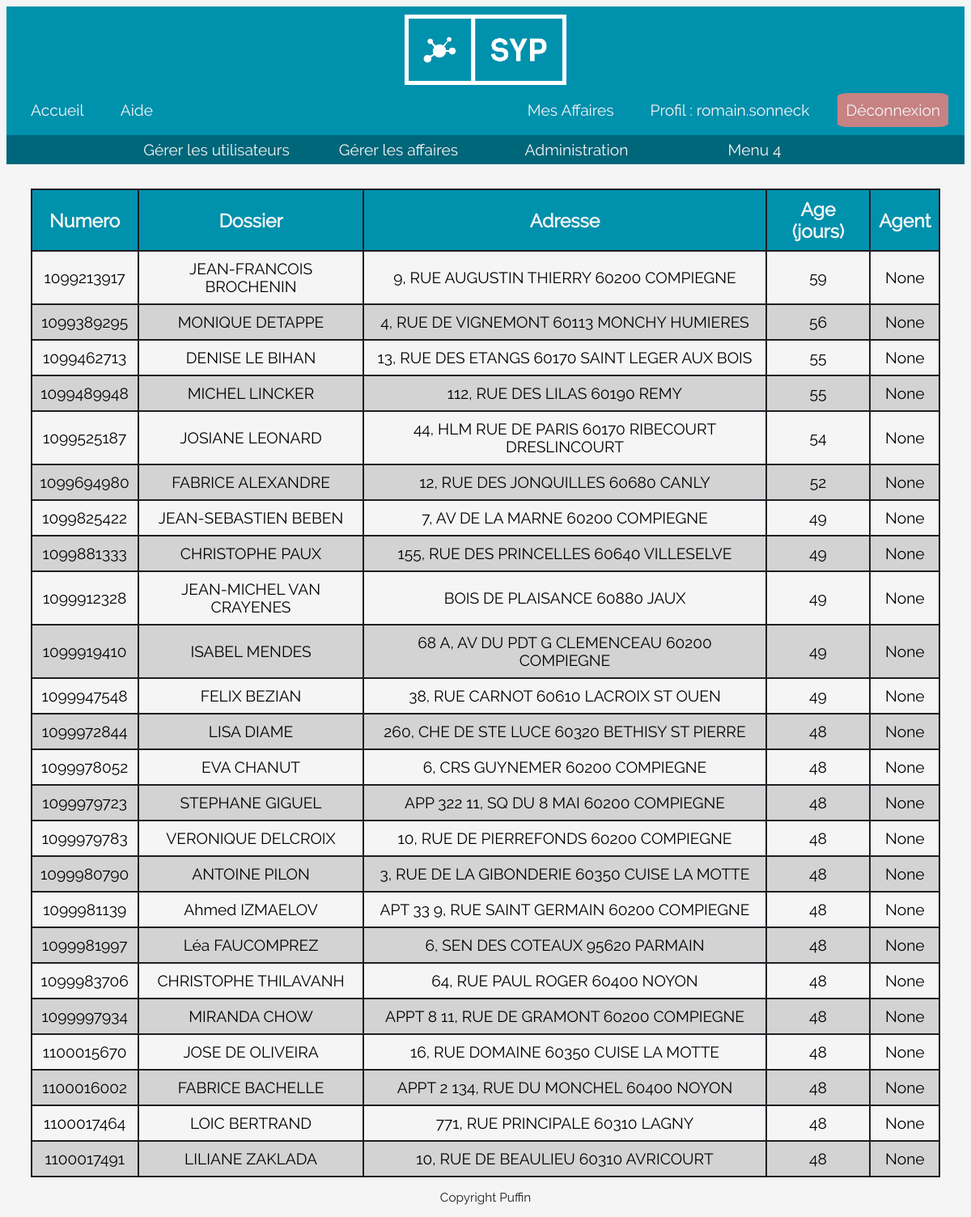
/agent/ (signed in), run on the app's committed database.
### myapp/models.py (models this page shows, shortened)
class User(UserMixin, db.Model):
    id = db.Column(db.Integer, primary_key=True)
    dgi = db.Column(db.Integer, unique=True)
    email = db.Column(db.String(64), unique=True)
    username = db.Column(db.String(64), index=True, unique=True)
    password_hash = db.Column(db.String(128))
    manager = db.Column(db.Boolean) # True : manager, False : agent
    active = db.Column(db.Boolean) # True : actif, False : inactif
    affaire = db.relationship('Affaire', backref='agent', lazy='dynamic')

class Affaire(db.Model):
    numero = db.Column(db.Integer, primary_key=True) # Numéro Illiad
    dossier = db.Column(db.String) # Nom contribuable
    adresse = db.Column(db.String) # Adresse Contribuable
    date_demande = db.Column(db.Date) # Date de la demande
    agent_id = db.Column(db.Integer, db.ForeignKey('user.id')) # Agent qui traite le dossier table user, champ id
    etat = db.Column(db.Boolean) # False : non traité, True : traité

### myapp/agent.py (the view)
@agent_blueprint.route('/')
@login_required
def mes_affaires():
    requete = Affaire.query.order_by(Affaire.date_demande)
    liste_aff = []
    for aff in requete:
        l = []
        l.append(aff.numero)
        l.append(aff.dossier)
        l.append(aff.adresse)
        l.append((datetime.today().date() - aff.date_demande).days)
        l.append(aff.agent_id)
        l.append(aff.date_demande)
        liste_aff.append(l)
    return render_template('mes_affaires.html', title="Espace agent", liste_affaires=liste_aff)

### myapp/models.py (called while the page is built)
@login.user_loader
def load_user(id):
    return User.query.get(int(id))

### myapp/templates/mes_affaires.html
{% extends "base.html" %}
{% block content %}
		<table>
            <tr>
            	<th>Numero</th>
            	<th>Dossier</th>
            	<th>Adresse</th>
            	<th>Age (jours)</th>
            	<th>Agent</th>
            </tr>
            <tr>
            {% for ligne in liste_affaires %}
				<td>{{ ligne[0] }}</td>
				<td>{{ ligne[1] }}</td>
				<td>{{ ligne[2] }}</td>
				<td>{{ ligne[3] }}</td>
				<td>{{ ligne[4] }}</td>
            </tr>
			{% endfor %}
  		</table>
{% endblock %}

### myapp/templates/base.html (shortened to what this page needs)
<!DOCTYPE html>
<html>
<head>
	<link rel="stylesheet" type="text/css" href="../static/styles/styles.css">
</head>
<body>
	<header>
		<img class="logo_page" src="../static/images/logo.png" alt="logo du logiciel">
	</header>
	<div id="navigation">
		<nav class="menu-nav">
			<ul>
				<li class="btn"><a href="{{ url_for('main_blueprint.index') }}">Accueil</a></li>
				<li class="btn"><a href="Aide.html">Aide</a></li>
			</ul>
		</nav>
		<nav class="menu-nav-right">
			<ul>
				{% if current_user.is_anonymous %}
				<li class="btn-right-conn"><a href="{{ url_for('auth_blueprint.auth') }}">Connexion</a></li>
				{% else %}
				<li class="btn"><a href="{{ url_for('agent_blueprint.mes_affaires') }}">Mes Affaires</a></li>
				<li class="btn"><a href="#">Profil : {{ current_user.username }}</a></li>
				<li class="btn-right-deco"><a href="{{ url_for('auth_blueprint.logout') }}">Déconnexion</a></li>
				{% endif %}
			</ul>
		</nav>
	</div>
<div id="navigation-manager">
	<nav class="menu-nav-manager">
	<ul class="dropdownmenu">
		{% if current_user.is_anonymous %}
		{% else %}
			{% if current_user.manager == True %}
            <li><a href="#">Gérer les utilisateurs</a>
            </li>
            <li><a href="#">Gérer les affaires</a>
            </li><li><a href="#">Administration</a>
            </li><li><a href="#">Menu 4</a>
            </li>
            	{% endif %}
            {% endif %}
       </ul>
    </nav>
</div>
	{% block content %}
	{% endblock %}
	<footer>
		<p class="footer">Copyright Puffin</p>
	</footer>
</body>
</html>

### myapp/static/styles/styles.css (style rules this page uses)
* { --blackcst: #1E1E24; --whitecst: #F5F5F5; --bluecst: #0091AD; --darkbluecst: #00667a; --lightgreycst: #d3d3d3; --darkgreycst: #989898; --redcst: #C78283; --greencst:#21A179; font-family: RRegular, arial; }
header { background-color: var(--bluecst); }
.logo_page { width: 200px; display: block; margin-left: auto; margin-right: auto; padding: 10px; }
#navigation { display: flex; justify-content: space-between; background-color: var(--bluecst); }
nav.menu-nav { display: block; background-color: var(--bluecst); text-align: left; margin-bottom: 10px; margin-right: 10px; margin-left: 10px; }
nav.menu-nav-right { display: block; background-color: var(--bluecst); text-align: right; margin-bottom: 10px; margin-right: 10px; margin-left: 10px; }
nav.menu-nav ul, nav.menu-nav-right ul { padding: 0; margin:0; }
nav.menu-nav ul li.btn { display: inline-block; list-style: none; padding: 10px; }
nav.menu-nav-right ul li.btn { display: inline-block; list-style: none; padding: 10px; }
nav.menu-nav ul li.btn a, nav.menu-nav-right ul li.btn a { color: var(--whitecst); text-decoration: none; background-color: var(--bluecst); padding: 10px; border-radius: 10%; }
nav.menu-nav-right ul li.btn-right-conn, li.btn-right-deco { display: inline-block; list-style: none; padding: 10px; background-color: var(--bluecst); }
nav.menu-nav-right ul li.btn-right-conn a, li.btn-right-deco a { color: var(--whitecst); text-decoration: none; padding: 10px; border-radius: 10%; }
nav.menu-nav-right ul li.btn-right-deco a { background-color: var(--redcst); }
nav.menu-nav-manager { text-align: center; }
.dropdownmenu { background-color: var(--darkbluecst); }
.dropdownmenu, .dropdownmenu ul { list-style-type: none; margin: 0px; margin-bottom: 30px; padding: 0px; }
.dropdownmenu li { display: inline-block; position: relative; }
.dropdownmenu a { display: block; width: 200px; height: 30px; line-height: 30px; padding: 3px 10px; text-align: center; text-decoration: none; }
.dropdownmenu li { background-color: var(--darkbluecst); }
.dropdownmenu li a { color: var(--whitecst); }
body { background-color: var(--whitecst) ; font-size: 1.2em; }
p { color: var(--blackcst); font-size: 1.2em; font-family: RRegular, arial; text-align: justify; padding-left: 2.5%; padding-right: 2.5%; }
p.footer { text-align: center; font-size: 0.8em; }
table { border-collapse: collapse; width: 95%; margin: auto; }
th, td { border: 2px solid var(--blackcst); text-align: center; vertical-align: middle; padding: 10px; }
th { background-color: var(--bluecst); font-size: 1.2em; color: var(--whitecst) }
table tr:nth-child(odd) { background-color:var(--lightgreycst); }

### data on the page
User: username "romain.sonneck"
Affaire: numero "1099213917", dossier "JEAN-FRANCOIS BROCHENIN", adresse "9, RUE AUGUSTIN THIERRY 60200 COMPIEGNE", ligne "59", ligne "None"
Affaire: numero "1099389295", dossier "MONIQUE DETAPPE", adresse "4, RUE DE VIGNEMONT 60113 MONCHY HUMIERES", ligne "56", ligne "None"
Affaire: numero "1099462713", dossier "DENISE LE BIHAN", adresse "13, RUE DES ETANGS 60170 SAINT LEGER AUX BOIS", ligne "55", ligne "None"
Affaire: numero "1099489948", dossier "MICHEL LINCKER", adresse "112, RUE DES LILAS 60190 REMY", ligne "55", ligne "None"
Affaire: numero "1099525187", dossier "JOSIANE LEONARD", adresse "44, HLM RUE DE PARIS 60170 RIBECOURT DRESLINCOURT", ligne "54", ligne "None"
Affaire: numero "1099694980", dossier "FABRICE ALEXANDRE", adresse "12, RUE DES JONQUILLES 60680 CANLY", ligne "52", ligne "None"
Affaire: numero "1099825422", dossier "JEAN-SEBASTIEN BEBEN", adresse "7, AV DE LA MARNE 60200 COMPIEGNE", ligne "49", ligne "None"
Affaire: numero "1099881333", dossier "CHRISTOPHE PAUX", adresse "155, RUE DES PRINCELLES 60640 VILLESELVE", ligne "49", ligne "None"
Affaire: numero "1099912328", dossier "JEAN-MICHEL VAN CRAYENES", adresse "BOIS DE PLAISANCE 60880 JAUX", ligne "49", ligne "None"
Affaire: numero "1099919410", dossier "ISABEL MENDES", adresse "68 A, AV DU PDT G CLEMENCEAU 60200 COMPIEGNE", ligne "49", ligne "None"
Affaire: numero "1099947548", dossier "FELIX BEZIAN", adresse "38, RUE CARNOT 60610 LACROIX ST OUEN", ligne "49", ligne "None"
Affaire: numero "1099972844", dossier "LISA DIAME", adresse "260, CHE DE STE LUCE 60320 BETHISY ST PIERRE", ligne "48", ligne "None"
Affaire: numero "1099978052", dossier "EVA CHANUT", adresse "6, CRS GUYNEMER 60200 COMPIEGNE", ligne "48", ligne "None"
Affaire: numero "1099979723", dossier "STEPHANE GIGUEL", adresse "APP 322 11, SQ DU 8 MAI 60200 COMPIEGNE", ligne "48", ligne "None"
Affaire: numero "1099979783", dossier "VERONIQUE DELCROIX", adresse "10, RUE DE PIERREFONDS 60200 COMPIEGNE", ligne "48", ligne "None"
Affaire: numero "1099980790", dossier "ANTOINE PILON", adresse "3, RUE DE LA GIBONDERIE 60350 CUISE LA MOTTE", ligne "48", ligne "None"
Affaire: numero "1099981139", dossier "Ahmed IZMAELOV", adresse "APT 33 9, RUE SAINT GERMAIN 60200 COMPIEGNE", ligne "48", ligne "None"
Affaire: numero "1099981997", dossier "Léa FAUCOMPREZ", adresse "6, SEN DES COTEAUX 95620 PARMAIN", ligne "48", ligne "None"
Affaire: numero "1099983706", dossier "CHRISTOPHE THILAVANH", adresse "64, RUE PAUL ROGER 60400 NOYON", ligne "48", ligne "None"
Affaire: numero "1099997934", dossier "MIRANDA CHOW", adresse "APPT 8 11, RUE DE GRAMONT 60200 COMPIEGNE", ligne "48", ligne "None"
Affaire: numero "1100015670", dossier "JOSE DE OLIVEIRA", adresse "16, RUE DOMAINE 60350 CUISE LA MOTTE", ligne "48", ligne "None"
Affaire: numero "1100016002", dossier "FABRICE BACHELLE", adresse "APPT 2 134, RUE DU MONCHEL 60400 NOYON", ligne "48", ligne "None"
Affaire: numero "1100017464", dossier "LOIC BERTRAND", adresse "771, RUE PRINCIPALE 60310 LAGNY", ligne "48", ligne "None"
Affaire: numero "1100017491", dossier "LILIANE ZAKLADA", adresse "10, RUE DE BEAULIEU 60310 AVRICOURT", ligne "48", ligne "None"
